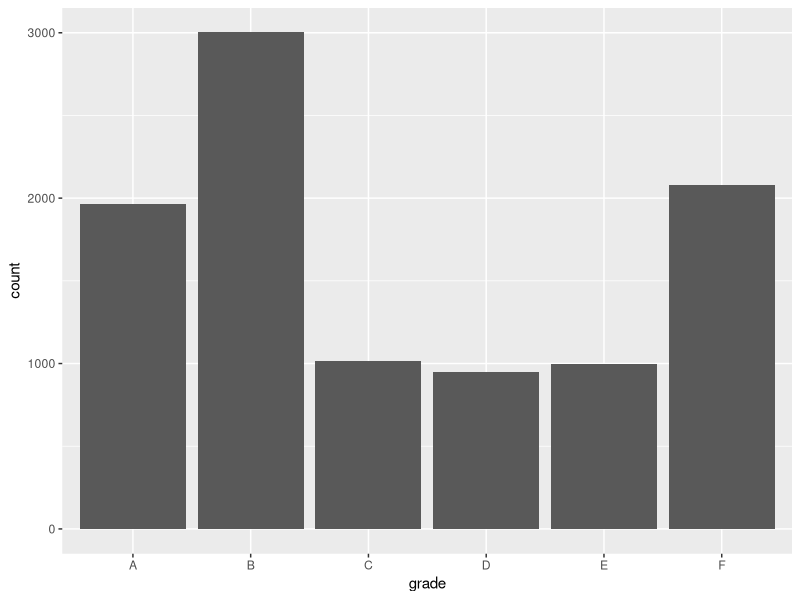
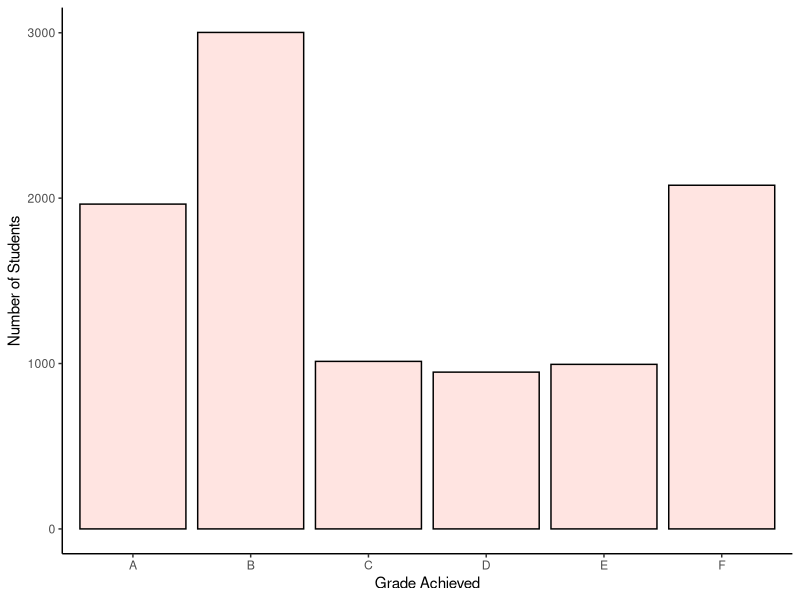

Write the R code that produced these figures, in order.
## ---- chunk 1
knitr::opts_chunk$set(echo = TRUE)
knitr::opts_knit$set(root.dir = "/Users/bio3dickib/Library/Mobile Documents/com~apple~CloudDocs/Github/revanent/graphs/")
## ---- chunk 2
library(tidyverse)
## ---- chunk 3
StudentGrades <- read_csv("student_grades.csv")
## ---- chunk 4
StudentGrades
## ---- chunk 5
select(StudentGrades, grade)
## ---- chunk 6
nrow(StudentGrades)
## ---- chunk 7
mean(StudentGrades$grade)
## ---- chunk 8
summary(factor(StudentGrades$grade))
## ---- chunk 9
?summary
## ---- chunk 10
FormattedGrades <- read_csv("student_grades.csv", col_types = cols(studentID = col_character(), grade = col_factor(levels = toupper(letters[1:6]), ordered=TRUE)))
## ---- chunk 11
summary(FormattedGrades$grade)
## ---- chunk 12
ggplot(FormattedGrades, aes(x=grade)) + geom_bar(stat = "count")
## ---- chunk 13
MyBars <- ggplot(FormattedGrades, aes(x=grade)) + geom_bar(stat="count", colour="black", fill="mistyrose")
MyBars + labs(x = "Grade Achieved", y = "Number of Students") + theme_classic()
## ---- chunk 14
sessionInfo()
